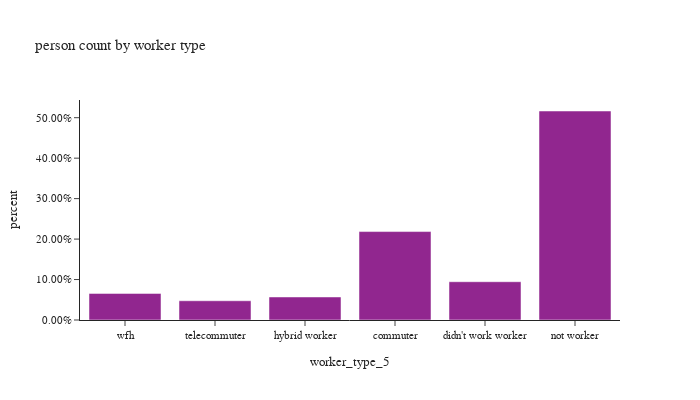

The cell this chart's notebook holds for it:
### Code cell
# worker counts by worker type
df_worker_count = survey_person_day.groupby('worker_type_5')['pdexpfac'].agg(sample_count='size', pdexpfac='sum').reset_index()
df_worker_count['percent'] = df_worker_count['pdexpfac'] / sum(df_worker_count['pdexpfac'])

fig = px.bar(df_worker_count, x="worker_type_5", y="percent",
             barmode="group",hover_data=['sample_count','pdexpfac'],
             category_orders={'worker_type_5': ["wfh","telecommuter","hybrid worker","commuter","didn't work worker","not worker"]},
             title="person count by worker type")
fig.update_layout(height=400, width=700, font=dict(size=11),
                  yaxis_tickformat = '.2%')
fig.show()

### Figure 1 — Plotly figure (JSON) as saved in the notebook; plotly's stock layout.template omitted (floating-point values rounded to 4 significant figures)
{"data": [{"alignmentgroup": "True", "customdata": [[1249.0, 722800.0], [451.0, 313000.0], [399.0, 188300.0], [3077.0, 1708000.0], [562.0, 157300.0], [750.0, 217600.0]], "hovertemplate": "worker_type_5=%{x}<br>percent=%{y}<br>sample_count=%{customdata[0]}<br>pdexpfac=%{customdata[1]}<extra></extra>", "legendgroup": "", "marker": {"color": "#91268F", "pattern": {"shape": ""}}, "name": "", "offsetgroup": "", "orientation": "v", "showlegend": false, "textposition": "auto", "type": "bar", "x": ["commuter", "didn't work worker", "hybrid worker", "not worker", "telecommuter", "wfh"], "xaxis": "x", "y": [0.2185, 0.09462, 0.05694, 0.5165, 0.04756, 0.06578], "yaxis": "y"}], "layout": {"barmode": "group", "font": {"size": 11}, "height": 400, "legend": {"tracegroupgap": 0}, "title": {"text": "person count by worker type"}, "width": 700, "xaxis": {"anchor": "y", "categoryarray": ["wfh", "telecommuter", "hybrid worker", "commuter", "didn't work worker", "not worker"], "categoryorder": "array", "domain": [0.0, 1.0], "title": {"text": "worker_type_5"}}, "yaxis": {"anchor": "x", "domain": [0.0, 1.0], "tickformat": ".2%", "title": {"text": "percent"}}}}
